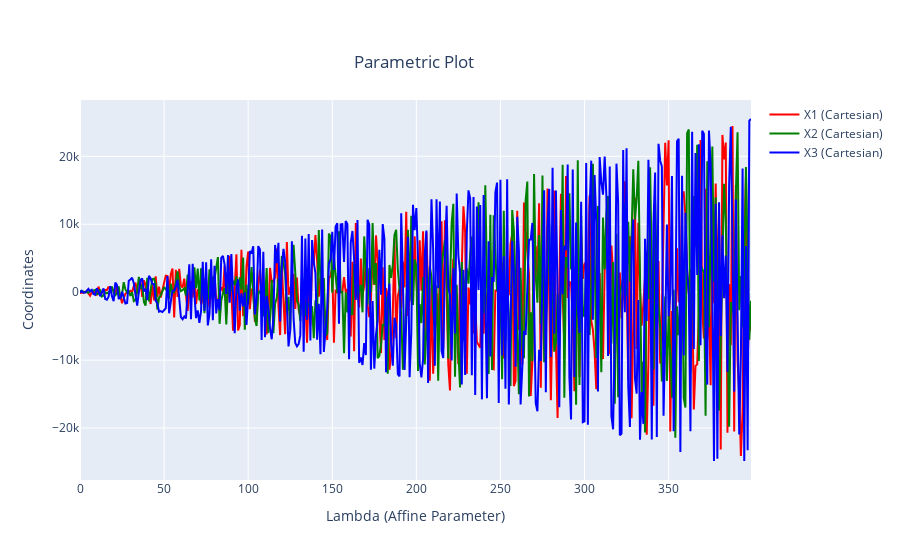

The cell this chart's notebook holds for it:
### Code cell
gpl.clear() # Clear previous plot
gpl . parametric_plot ( geod , colors = ( " red " , " green " , " blue " ) )
gpl . show ()

### Figure 1 — Plotly figure (JSON) as saved in the notebook; plotly's stock layout.template omitted (floating-point values rounded to 4 significant figures; data arrays with more than 128 entries replaced by an {"elided": "..."} marker saying what was removed)
{"data": [{"line": {"color": " red ", "width": 2}, "mode": "lines", "name": "X1 (Cartesian)", "type": "scatter", "x": {"elided": "400 int values"}, "y": {"elided": "400 float values"}}, {"line": {"color": " green ", "width": 2}, "mode": "lines", "name": "X2 (Cartesian)", "type": "scatter", "x": {"elided": "400 int values"}, "y": {"elided": "400 float values"}}, {"line": {"color": " blue ", "width": 2}, "mode": "lines", "name": "X3 (Cartesian)", "type": "scatter", "x": {"elided": "400 int values"}, "y": {"elided": "400 float values"}}], "layout": {"title": {"text": "Parametric Plot", "x": 0.46, "xanchor": "center", "y": 0.9, "yanchor": "top"}, "xaxis": {"title": {"text": "Lambda (Affine Parameter)"}}, "yaxis": {"title": {"text": "Coordinates"}}}}
